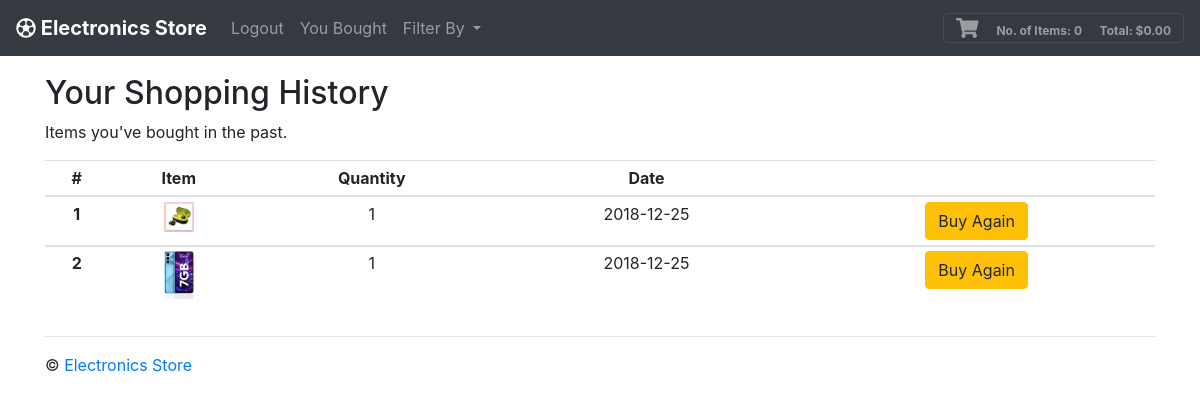
Page /history/ (signed in) on the committed database.
### tables this page shows
CREATE TABLE 'purchases' ('uid' text, "location" text, 'image' text, 'quantity' integer, 'id' INTEGER, 'date'  date NOT NULL DEFAULT CURRENT_DATE  );

### application.py (the view)
@app.route("/history/")
def history():
    shoppingCart = []
    shopLen = len(shoppingCart)
    totItems, total, display = 0, 0, 0
    myproducts = db.execute("SELECT * FROM purchases WHERE uid=:uid", uid=session["uid"])
    myproductsLen = len(myproducts)
    return render_template("history.html", shoppingCart=shoppingCart, shopLen=shopLen, total=total, totItems=totItems, display=display, session=session, myproducts=myproducts, myproductsLen=myproductsLen)

### templates/history.html (shortened to what this page needs)
{% extends "base.html" %}
{% block body %}
      <div class="row">
        <div class="col-sm">
          <h2>Your Shopping History</h2>
          <p>Items you've bought in the past.</p>
          <table class="table table-sm">
            <thead>
              <tr>
                <th scope="col">#</th>
                <th scope="col">Item</th>
                <th scope="col">Quantity</th>
                <th scope="col">Date</th>
                <th scope="col"></th>
              </tr>
            </thead>
            <tbody>
            {% for i in range(myproductsLen) %}
              <tr>
                <th scope="row">{{ i + 1 }}</th>
                <td><img src="/static/img/{{ myproducts[i]["image"] }}" width="30px" alt="{{ myproducts[i][" location"] }}" /></td>
                <td>{{ myproducts[i]["quantity"] }}</td>
                <td>{{ myproducts[i]["date"] }}</td>
                <td><a href="/filter/?id={{ myproducts[i]["id"] }}"><button type="button" class="btn btn-warning">Buy Again</button></a></td>
              </tr>
            </tbody>
            {% endfor %}
          </table>
        </div>
      </div>
    </div>
  </main>
{% endblock %}

### static/css/custom.css (style rules this page uses)
tr { text-align: center; }

### rows in the picture
purchases: image (picture), quantity "1", date "2018-12-25"
purchases: image (picture), quantity "1", date "2018-12-25"

### other values in the picture
{{ totItems }} "0"
{{ '{:,.2f}'.format(total) }} "0.00"
{{ i + 1 }} "1" "2"
